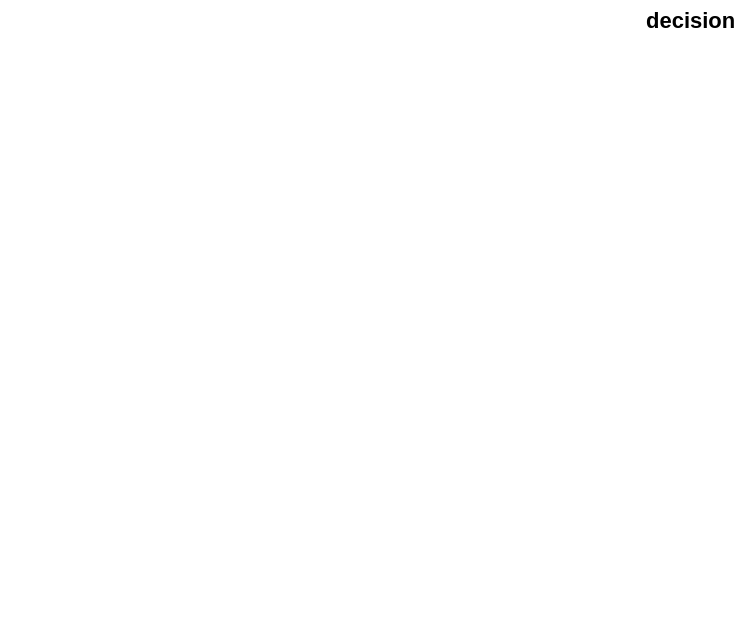

Here is the Vega-Lite specification saved for this chart:
### Vega-Lite specification from a JSON file in a GitHub repository (floating-point values rounded to 4 significant figures)
{"data": {"name": "rows"}, "encoding": {"color": {"field": "decision", "sort": null, "title": "decision", "type": "nominal"}, "theta": {"field": "sum_count", "stack": true, "type": "quantitative"}}, "mark": {"tooltip": true, "type": "arc"}}
